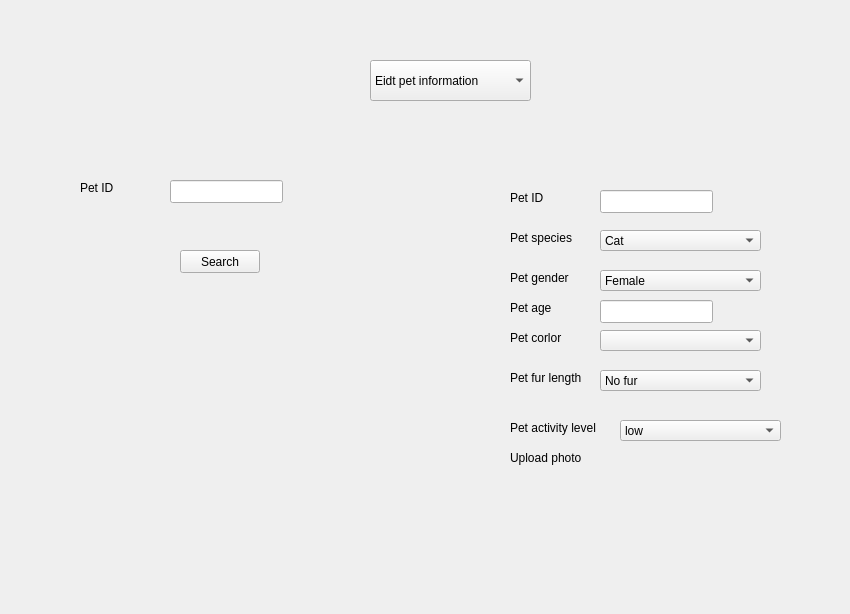
<?xml version="1.0" encoding="UTF-8"?>
<ui version="4.0">
 <class>epypage</class>
 <widget class="QWidget" name="epypage">
  <property name="geometry">
   <rect>
    <x>0</x>
    <y>0</y>
    <width>850</width>
    <height>614</height>
   </rect>
  </property>
  <property name="windowTitle">
   <string>Form</string>
  </property>
  <widget class="QComboBox" name="comboBox">
   <property name="geometry">
    <rect>
     <x>370</x>
     <y>60</y>
     <width>161</width>
     <height>41</height>
    </rect>
   </property>
   <item>
    <property name="text">
     <string>Eidt pet information</string>
    </property>
   </item>
   <item>
    <property name="text">
     <string>Upload new pet</string>
    </property>
   </item>
   <item>
    <property name="text">
     <string>Update existing pet</string>
    </property>
   </item>
  </widget>
  <widget class="QLineEdit" name="lineEdit">
   <property name="geometry">
    <rect>
     <x>170</x>
     <y>180</y>
     <width>113</width>
     <height>23</height>
    </rect>
   </property>
  </widget>
  <widget class="QLabel" name="label">
   <property name="geometry">
    <rect>
     <x>80</x>
     <y>180</y>
     <width>59</width>
     <height>15</height>
    </rect>
   </property>
   <property name="text">
    <string>Pet ID</string>
   </property>
  </widget>
  <widget class="QPushButton" name="pushButton">
   <property name="geometry">
    <rect>
     <x>180</x>
     <y>250</y>
     <width>80</width>
     <height>23</height>
    </rect>
   </property>
   <property name="text">
    <string>Search</string>
   </property>
  </widget>
  <widget class="QLabel" name="label_2">
   <property name="geometry">
    <rect>
     <x>510</x>
     <y>190</y>
     <width>59</width>
     <height>15</height>
    </rect>
   </property>
   <property name="text">
    <string>Pet ID</string>
   </property>
  </widget>
  <widget class="QLineEdit" name="lineEdit_2">
   <property name="geometry">
    <rect>
     <x>600</x>
     <y>190</y>
     <width>113</width>
     <height>23</height>
    </rect>
   </property>
  </widget>
  <widget class="QLabel" name="label_3">
   <property name="geometry">
    <rect>
     <x>510</x>
     <y>230</y>
     <width>71</width>
     <height>16</height>
    </rect>
   </property>
   <property name="text">
    <string>Pet species</string>
   </property>
  </widget>
  <widget class="QLabel" name="label_4">
   <property name="geometry">
    <rect>
     <x>510</x>
     <y>270</y>
     <width>71</width>
     <height>16</height>
    </rect>
   </property>
   <property name="text">
    <string>Pet gender</string>
   </property>
  </widget>
  <widget class="QLabel" name="label_5">
   <property name="geometry">
    <rect>
     <x>510</x>
     <y>300</y>
     <width>59</width>
     <height>15</height>
    </rect>
   </property>
   <property name="text">
    <string>Pet age</string>
   </property>
  </widget>
  <widget class="QLineEdit" name="lineEdit_5">
   <property name="geometry">
    <rect>
     <x>600</x>
     <y>300</y>
     <width>113</width>
     <height>23</height>
    </rect>
   </property>
  </widget>
  <widget class="QLabel" name="label_6">
   <property name="geometry">
    <rect>
     <x>510</x>
     <y>330</y>
     <width>59</width>
     <height>15</height>
    </rect>
   </property>
   <property name="text">
    <string>Pet corlor</string>
   </property>
  </widget>
  <widget class="QLabel" name="label_7">
   <property name="geometry">
    <rect>
     <x>510</x>
     <y>420</y>
     <width>121</width>
     <height>16</height>
    </rect>
   </property>
   <property name="text">
    <string>Pet activity level</string>
   </property>
  </widget>
  <widget class="QLabel" name="label_8">
   <property name="geometry">
    <rect>
     <x>510</x>
     <y>370</y>
     <width>81</width>
     <height>16</height>
    </rect>
   </property>
   <property name="text">
    <string>Pet fur length</string>
   </property>
  </widget>
  <widget class="QLabel" name="label_9">
   <property name="geometry">
    <rect>
     <x>510</x>
     <y>450</y>
     <width>91</width>
     <height>16</height>
    </rect>
   </property>
   <property name="text">
    <string>Upload photo</string>
   </property>
  </widget>
  <widget class="QComboBox" name="comboBox_2">
   <property name="geometry">
    <rect>
     <x>600</x>
     <y>230</y>
     <width>161</width>
     <height>21</height>
    </rect>
   </property>
   <item>
    <property name="text">
     <string>Cat</string>
    </property>
   </item>
   <item>
    <property name="text">
     <string>Dog</string>
    </property>
   </item>
   <item>
    <property name="text">
     <string>Other</string>
    </property>
   </item>
  </widget>
  <widget class="QComboBox" name="comboBox_3">
   <property name="geometry">
    <rect>
     <x>600</x>
     <y>270</y>
     <width>161</width>
     <height>21</height>
    </rect>
   </property>
   <item>
    <property name="text">
     <string>Female</string>
    </property>
   </item>
   <item>
    <property name="text">
     <string>Male</string>
    </property>
   </item>
  </widget>
  <widget class="QComboBox" name="comboBox_4">
   <property name="geometry">
    <rect>
     <x>600</x>
     <y>330</y>
     <width>161</width>
     <height>21</height>
    </rect>
   </property>
  </widget>
  <widget class="QComboBox" name="comboBox_5">
   <property name="geometry">
    <rect>
     <x>600</x>
     <y>370</y>
     <width>161</width>
     <height>21</height>
    </rect>
   </property>
   <item>
    <property name="text">
     <string>No fur</string>
    </property>
   </item>
   <item>
    <property name="text">
     <string>short</string>
    </property>
   </item>
   <item>
    <property name="text">
     <string>middle </string>
    </property>
   </item>
   <item>
    <property name="text">
     <string>long</string>
    </property>
   </item>
  </widget>
  <widget class="QComboBox" name="comboBox_6">
   <property name="geometry">
    <rect>
     <x>620</x>
     <y>420</y>
     <width>161</width>
     <height>21</height>
    </rect>
   </property>
   <item>
    <property name="text">
     <string>low</string>
    </property>
   </item>
   <item>
    <property name="text">
     <string>medium</string>
    </property>
   </item>
   <item>
    <property name="text">
     <string>high</string>
    </property>
   </item>
   <item>
    <property name="text">
     <string/>
    </property>
   </item>
  </widget>
 </widget>
 <resources/>
 <connections/>
</ui>
